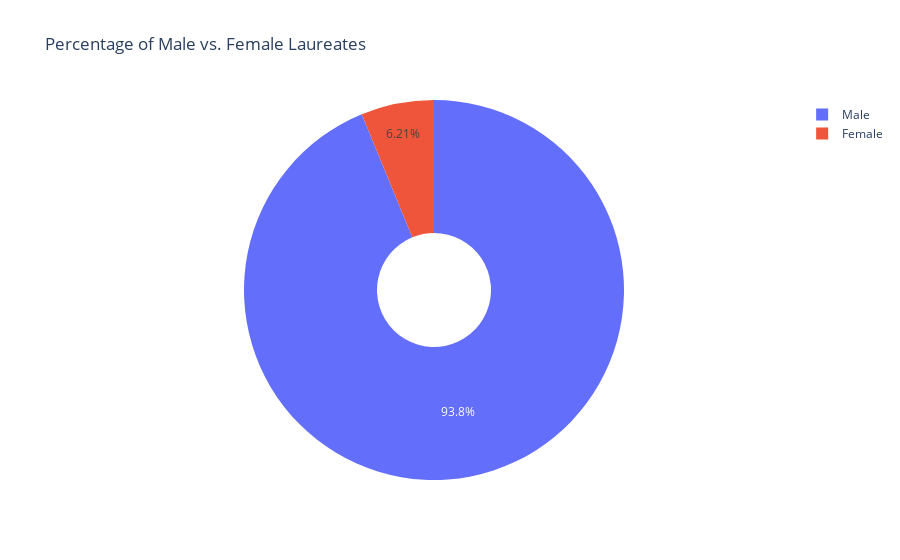

Here is the notebook cell this chart was saved with:
### Code cell
#
fig = px.pie(
    names=['Male', 'Female'],
    values=[male, female],
    hole=0.3,
    title='Percentage of Male vs. Female Laureates'
)
fig.show()

### Figure 1 — Plotly figure (JSON) as saved in the notebook; plotly's stock layout.template omitted (floating-point values rounded to 4 significant figures)
{"data": [{"domain": {"x": [0, 1], "y": [0, 1]}, "hole": 0.3, "hovertemplate": "label=%{label}<br>value=%{value}<extra></extra>", "labels": ["Male", "Female"], "legendgroup": "", "name": "", "showlegend": true, "type": "pie", "values": [876, 58]}], "layout": {"legend": {"tracegroupgap": 0}, "title": {"text": "Percentage of Male vs. Female Laureates"}}}
